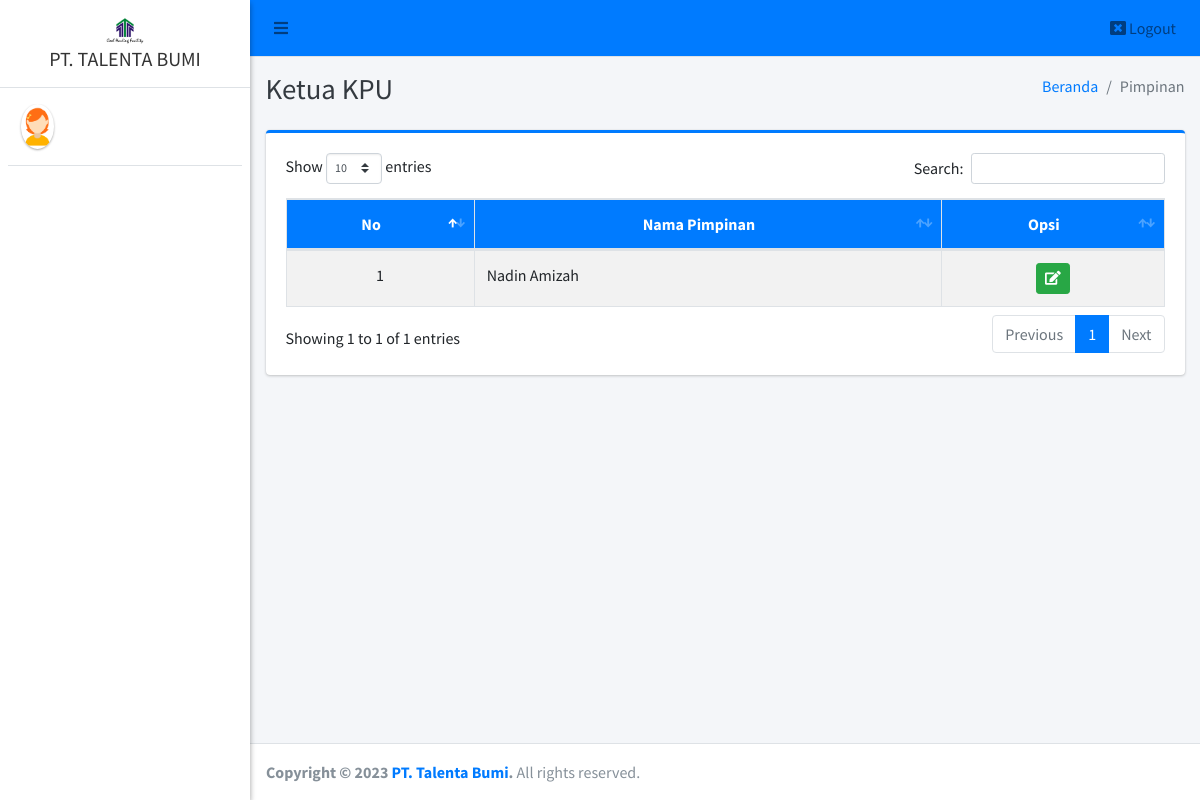
The app's page /admin/ttd/index.php, older data.
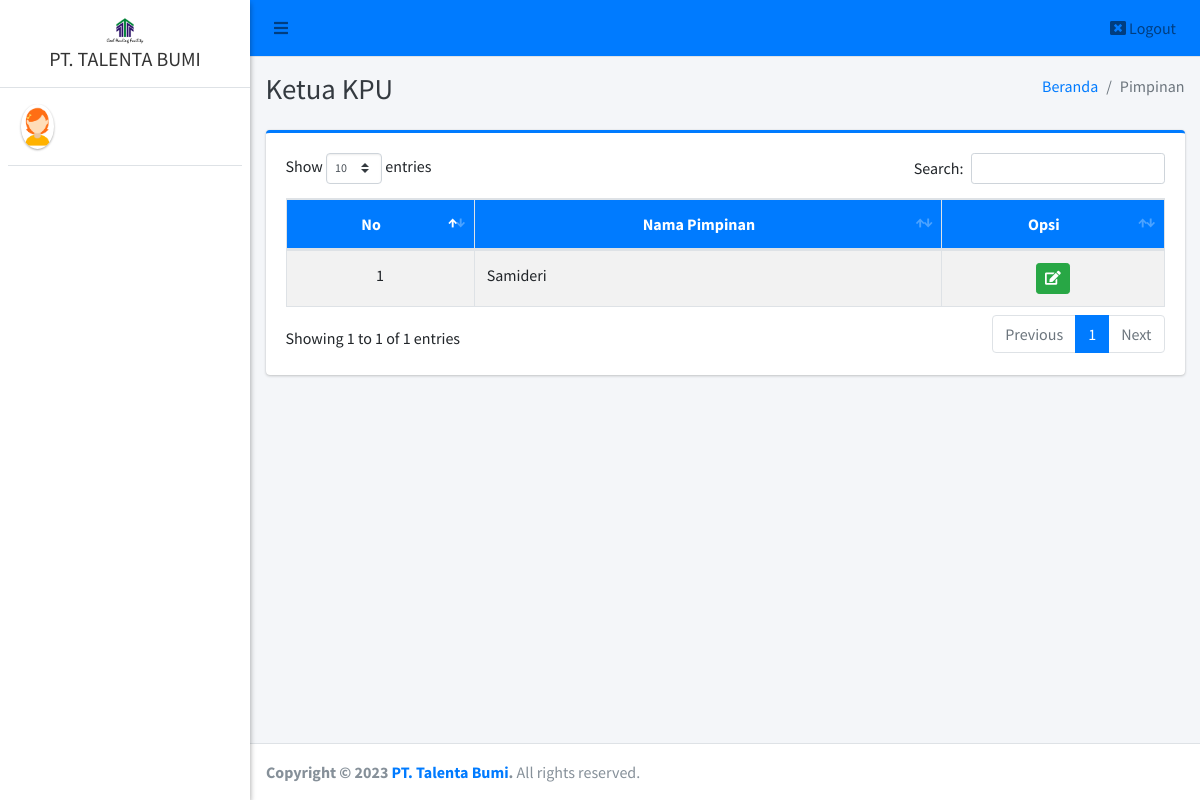
The same page, newer data.
### tables this page shows
CREATE TABLE `ttd` (
  `id_ttd` int(11) NOT NULL,
  `nama_ketua` varchar(50) NOT NULL
);

### admin/ttd/index.php (the view, shortened to what this page needs)
<?php
require '../../config/koneksi.php';
?>
<!DOCTYPE html>
<html>
<?php
include '../../templates/head.php';
?>
<body class="hold-transition sidebar-mini layout-fixed">
    <div class="wrapper">
        <?php
        include '../../templates/navbar.php';
        ?>
        <?php
        include '../../templates/sidebar.php';
        ?>
        <div class="content-wrapper">
            <div class="content-header">
                <div class="container-fluid">
                    <div class="row mb-2">
                        <div class="col-sm-6">
                            <h1 class="m-0 text-dark">Ketua KPU</h1>
                        </div>
                        <div class="col-sm-6">
                            <ol class="breadcrumb float-sm-right">
                                <li class="breadcrumb-item"><a href="#">Beranda</a></li>
                                <li class="breadcrumb-item active">Pimpinan</li>
                            </ol>
                        </div>
                    </div>
                </div>
            </div>
            <section class="content">
                <div class="container-fluid">
                    <div class="row">
                        <div class="col-12">
                            <div class="card card-primary card-outline">
                                <div class="card-body">
                                    <div class="table-responsive">
                                        <table id="example1" class="table table-bordered table-striped">
                                            <thead class="bg-primary">
                                                <tr align="center">
                                                    <th>No</th>
                                                    <th>Nama Pimpinan</th>
                                                    <th>Opsi</th>
                                                </tr>
                                            </thead>
                                            <tbody style="background-color: white">
                                                <?php
                                                $no = 1;
                                                $data = $koneksi->query("SELECT * FROM ttd");
                                                while ($row = $data->fetch_array()) {
                                                ?>
                                                    <tr>
                                                        <td align="center"><?= $no++ ?></td>
                                                        <td><?= $row['nama_ketua'] ?></td>
                                                        <td align="center">
                                                            <a href="edit?id=<?= $row['id_ttd'] ?>" class="btn btn-success btn-sm" title="Edit"><i class="fa fa-edit"></i></a>
                                                        </td>
                                                    </tr>
                                                <?php } ?>
                                            </tbody>
                                        </table>
                                    </div>
                                </div>
                            </div>
                        </div>
                    </div>
                </div>
            </section>
        </div>
        <?php include_once "../../templates/footer.php"; ?>
    </div>
</body>
</html>

Row changes from the older to the newer data that the page shows:
changed ttd: nama_ketua "Nadin Amizah" → "Samideri"
